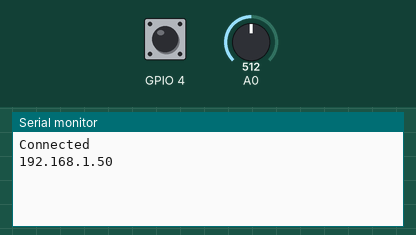
Bench run of a sketch on a simulated ESP8266 (NodeMCU). Shown: the last lines printed to the serial monitor. The inputs (shaded band) are chosen by the test bench; at power-on: A0 = 512, GPIO 4 HIGH. WiFi joins after 1.5 s; servers stay silent unless stated.

Above: at 2.7 s.
2.8 s: A0 set to 716
At 3.8 s:
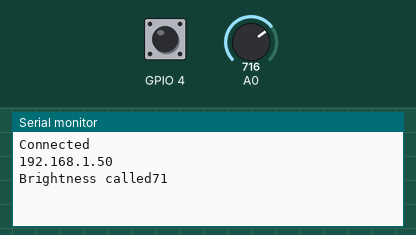
4.6 s: GPIO 4 pulled LOW for 0.15 s
At 5.3 s:
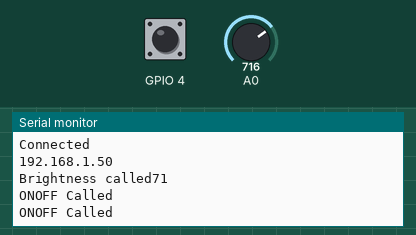
6.2 s: A0 set to 900
At 7.9 s:
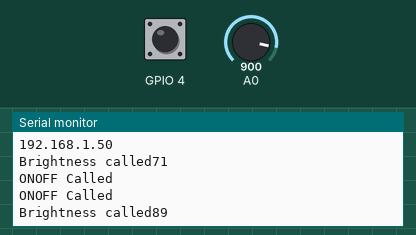

Measured:
- after the input at 2.8 s, the serial monitor: prints a new line after 0.36 s (image 1)
- after the input at 4.6 s, the serial monitor: prints a new line at once (image 2)
- after the input at 6.2 s, the serial monitor: prints a new line after 0.37 s (image 3)

The sketch:

Dimmer-for-lightify.ino
```cpp
#include "ESP8266WiFi.h"

WiFiClient client;
IPAddress hub(192, 168, 11, 34);  //IP Address of Lightify Gateway

byte ONOFF[] = {0x0f, 0x00, 0x00, 0x32, 0x01, 0x00, 0x00, 0x00, 0xff, 0xff, 0xff, 0xff, 0xff, 0xff, 0xff, 0xff, 0x02};
byte BRIGHTNESS_ALL[] = {0x11, 0x00, 0x00, 0x31, 0x00, 0x00, 0x00, 0x00, 0xFF, 0xFF, 0xFF, 0xFF, 0xFF, 0xFF, 0xFF, 0xFF, 0x00, 0x03, 0x00};

int rotaryLastVal, rotaryVal;
bool switchState;

void setup() {
  Serial.begin(115200);

//Wifi Settings
  const char* ssid     = "";
  const char* password = "";
  WiFi.begin(ssid, password);
  while ( WiFi.status() != WL_CONNECTED) {
    delay(10);
  }
  client.setNoDelay(true);

//Debug Serial
  Serial.println("Connected");
  Serial.println(WiFi.localIP());

//Input Setup
  pinMode(A0, INPUT_PULLUP);
  pinMode(4, INPUT_PULLUP);

  switchState = digitalRead(4);
  rotaryLastVal = analogRead(A0);

}

void loop() {
//On-Off function
  if (digitalRead(4) != switchState) {
    onOff();
    delay(100);
  }

//Dimmer function
  rotaryVal = analogRead(A0);

  if ((rotaryVal < (rotaryLastVal - 8) || rotaryVal > (rotaryLastVal + 8)) && switchState == 1 ) {
    delay(150);
    rotaryVal = analogRead(A0);

    brightness(rotaryVal);
    rotaryLastVal = rotaryVal;
  }
  delay(50);
}

void onOff() {
  Serial.println("ONOFF Called");
  ONOFF[16] = ((ONOFF[16] == 0x00) ? 0x01 : 0x00);
  client.connect(hub, 4000);
  client.write((uint8_t*)ONOFF, sizeof(ONOFF));
  client.stop();
  switchState = !switchState;
}

void brightness(int level) {
  level = map(level, 0, 1007, 0, 100);
  client.connect(hub, 4000);
  Serial.print("Brightness called");
  Serial.println(level);
  BRIGHTNESS_ALL[16] = level;
  client.write((const uint8_t*)BRIGHTNESS_ALL, sizeof(BRIGHTNESS_ALL));
  delay(100);
  client.stop();
}

void reboot(){
  if(millis() > 86400000){
  ESP.reset();}
  }
```
